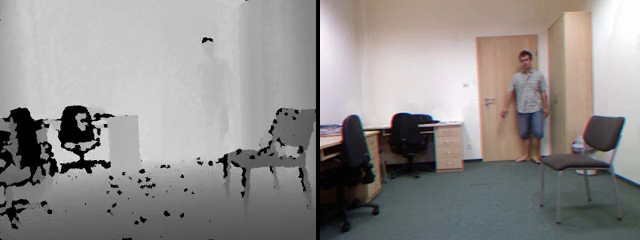
#> input picture frame 16 of fall_samples/fall-01-cam0.mp4, 640 x 240 px, given in place of the camera
$ python BodyAndFaceTracking.py
#> lines starting #> are read from the running program, lines starting #| are printed output that depends on the picture
#> further down, frame is the input picture: shape (240, 640, 3); mean B, G, R 139.7, 141.1, 144.2
from __future__ import print_function
from cv2 import cv2 as cv
import argparse

def detectAndDisplay(frame):

    frame_gray = cv.cvtColor(frame, cv.COLOR_BGR2GRAY)
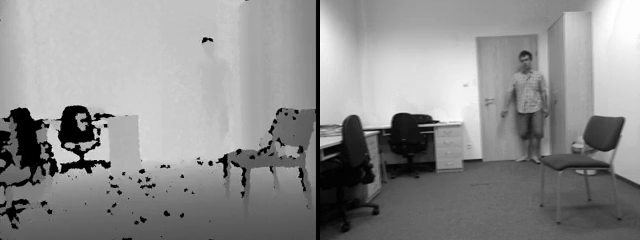
#> frame_gray: shape (240, 640); min 0, max 255, mean 141.8
    frame_gray = cv.equalizeHist(frame_gray)
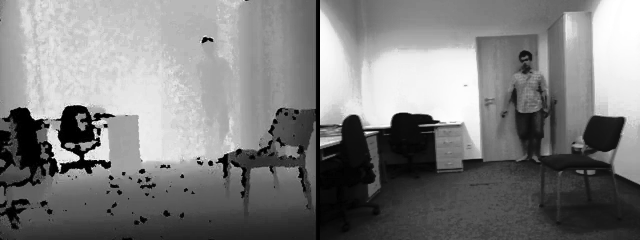
#> frame_gray: shape (240, 640); min 0, max 255, mean 126.3

    #-- Detect body
    body = body_cascade.detectMultiScale(frame_gray,1.1,1)
#> body = ()
    for (x,y,w,h) in body:
        frame = cv.rectangle(frame, (x, y), (x + w, y + h), (0, 0, 255), 2)
        frame = cv.resize(frame, (640,480))
#> this loop made 0 passes

    #-- Detect profile face (from the side)
    profile = profile_cascade.detectMultiScale(frame_gray)
#> profile = ()
    for(x,y,w,h) in profile:
        center = (x + w//2, y + h//2)
        frame = cv.ellipse(frame, center, (w//2, h//2), 0, 0, 360, (255, 0, 255), 4)

    #-- Detect face
    faces = face_cascade.detectMultiScale(frame_gray)
#> faces = ()
    for (x2,y2,w2,h2) in faces:
        center = (x2 + w2//2, y2 + h2//2)
        frame = cv.ellipse(frame, center, (w2//2, h2//2), 0, 0, 360, (255, 0, 255), 4)
        faceROI = frame_gray[y2:y2+h2,x2:x2+w2]

        #-- In each face, detect eyes
        eyes = eyes_cascade.detectMultiScale(faceROI)
        for (x3,y3,w3,h3) in eyes:
            eye_center = (x2 + x3 + w3//2, y2 + y3 + h3//2)
            radius = int(round((w3 + h3)*0.25))
            frame = cv.circle(frame, eye_center, radius, (255, 0, 0 ), 4)

    cv.imshow('Capture - Body And Face Detection', frame)
parser = argparse.ArgumentParser(description='Code for Cascade Classifier tutorial.')
parser.add_argument('--body_cascade', help='Path to body cascade.', default='C:/Users/Logan Koch/Github/haarcascade_fullbody.xml')
parser.add_argument('--face_cascade', help='Path to face cascade.', default='C:/Users/Logan Koch/Github/haarcascade_frontalface_alt.xml')
parser.add_argument('--profile_cascade', help='Path to profile face cascade.', default='C:/Users/Logan Koch/Github/haarcascade_profileface.xml')
parser.add_argument('--eyes_cascade', help='Path to eyes cascade.', default='C:/Users/Logan Koch/Github/haarcascade_eye_tree_eyeglasses.xml')
parser.add_argument('--camera', help='Camera divide number.', type=int, default=0)
args = parser.parse_args()

body_cascade_name = args.body_cascade
face_cascade_name = args.face_cascade
profile_cascade_name = args.profile_cascade
eyes_cascade_name = args.eyes_cascade


body_cascade = cv.CascadeClassifier()
face_cascade = cv.CascadeClassifier()
profile_cascade = cv.CascadeClassifier()
eyes_cascade = cv.CascadeClassifier()

#-- 1. Load the cascades
if not body_cascade.load(cv.samples.findFile(body_cascade_name)):
    print('--(!)Error loading body cascade')
    exit(0)
if not face_cascade.load(cv.samples.findFile(face_cascade_name)):
    print('--(!)Error loading face cascade')
    exit(0)
if not profile_cascade.load(cv.samples.findFile(profile_cascade_name)):
    print('--(!)Error loading profile cascade')
    exit(0)
if not eyes_cascade.load(cv.samples.findFile(eyes_cascade_name)):
    print('--(!)Error loading eyes cascade')
    exit(0)

#-- 2. Read the video stream
cap = cv.VideoCapture(0 + cv.CAP_DSHOW)

if not cap.isOpened:
    print('--(!)Error opening video capture')
    exit(0)

while True:
    ret, frame = cap.read()
    if frame is None:
        print('--(!) No captured frame -- Break!')
        break

    detectAndDisplay(frame)
    if cv.waitKey(10) == 27:
#> (key Esc is pressed here)
        break

$ run again, starting later in the video
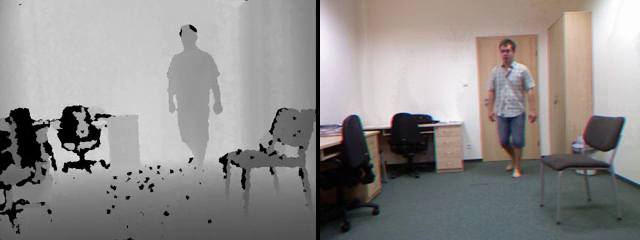
#> input picture frame 72 of fall_samples/fall-01-cam0.mp4, 640 x 240 px, given in place of the camera
#> frame is the input picture: shape (240, 640, 3); mean B, G, R 139, 140.2, 143.2
#> in detectAndDisplay, `frame_gray = cv.equalizeHist(frame_gray)`:
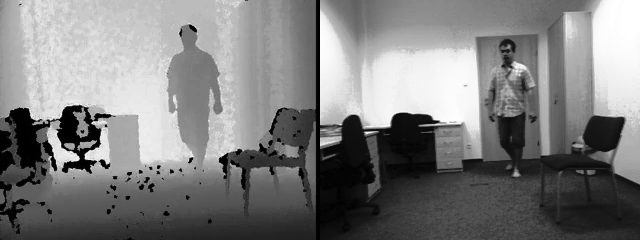
#> frame_gray: shape (240, 640); min 0, max 255, mean 126.6
#> body = [[228, 135, 31, 61]]
#> the loop in detectAndDisplay, `for (x,y,w,h) in body:` made 1 pass
#> pass 1, in detectAndDisplay, `frame = cv.resize(frame, (640,480))`:
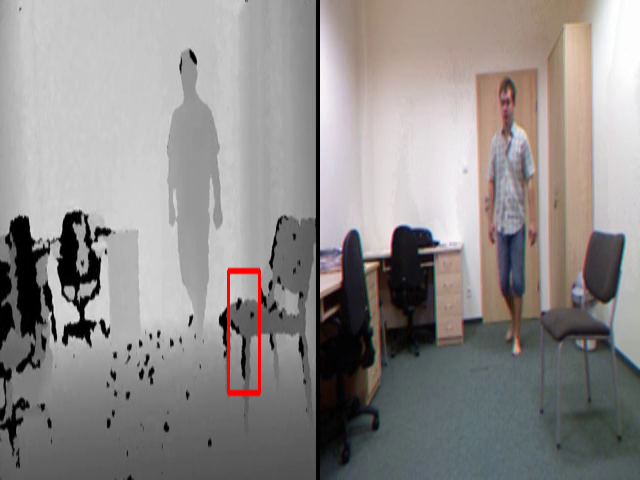
#> frame: shape (480, 640, 3); mean B, G, R 138.6, 139.8, 143.8
#> profile = ()

$ run again, starting later in the video
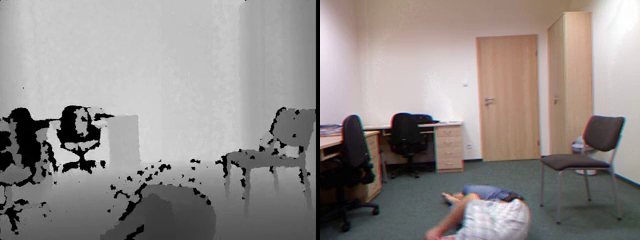
#> input picture frame 128 of fall_samples/fall-01-cam0.mp4, 640 x 240 px, given in place of the camera
#> frame is the input picture: shape (240, 640, 3); mean B, G, R 137.7, 139.9, 145.9
#> in detectAndDisplay, `frame_gray = cv.cvtColor(frame, cv.COLOR_BGR2GRAY)`:
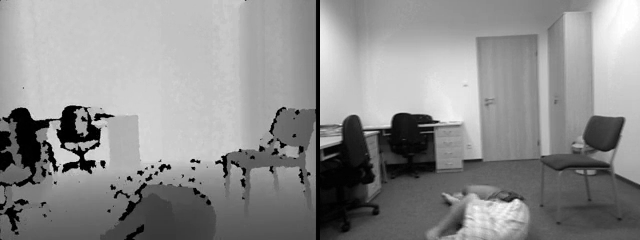
#> frame_gray: shape (240, 640); min 0, max 255, mean 141.4
#> in detectAndDisplay, `frame_gray = cv.equalizeHist(frame_gray)`:
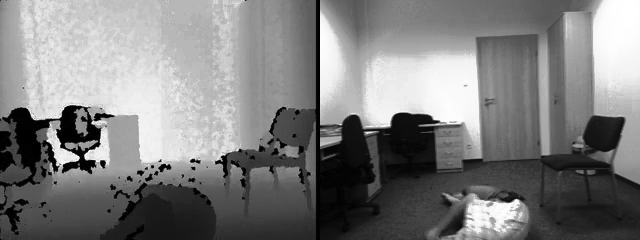
#> frame_gray: shape (240, 640); min 0, max 255, mean 126.7
#> body = ()
